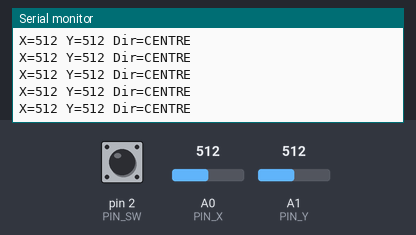
The sketch below on a simulated Arduino Uno, built with avr-gcc and run on an emulated ATmega328P. On the bench: the last lines printed to the serial monitor. Inputs (shaded band) come from the test bench; at power-on: A0 (PIN_X) = 512, A1 (PIN_Y) = 512, pin 2 (PIN_SW) HIGH.

Above: at 1.2 s.
1.3 s: A0 (PIN_X) set to 746
At 1.49 s:
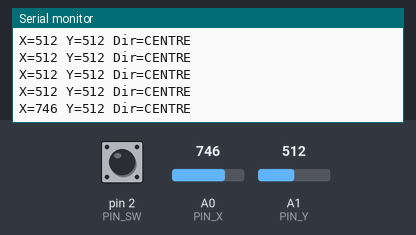
2.8 s: A0 (PIN_X) set to 764
At 2.99 s:
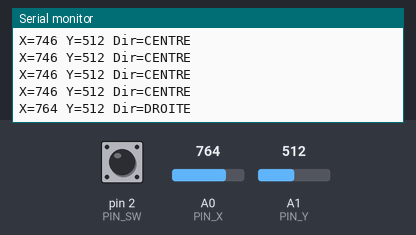
8.3 s: A1 (PIN_Y) set to 770
At 8.57 s:
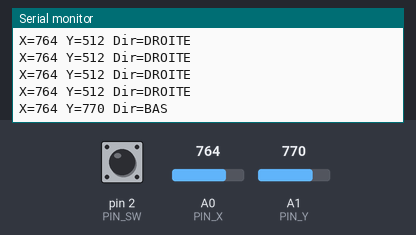
9.8 s: A1 (PIN_Y) set to 736
At 9.93 s:
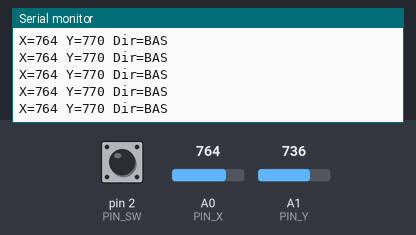

Measured:
- the behaviour switches between 752 and 753 on A0 (PIN_X) (found by bisection; images 1 and 2)
- after the input at 1.3 s, the serial monitor: prints a new line after 0.06 s (image 1)
- after the input at 2.8 s, the serial monitor: prints a new line after 0.06 s (image 2)
- after the input at 8.3 s, the serial monitor: prints a new line after 0.14 s (image 3)

The sketch:

16_Joystick_Analogique.ino
```cpp
/*
 * =====================================================================
 *  Arduino Lab Nexus v6.1.0 STABLE  -  Joystick analogique
 * =====================================================================
 *  Explication : Lecture des axes X/Y et du bouton d'un joystick KY-023.
 *  Carte       : Arduino UNO / Nano (ATmega328P) - compatible Mega
 *  Moniteur    : 9600 bauds
 *
 *  Câblage :
 *   Arduino 5V     -> Joystick +5V
 *   Arduino GND    -> Joystick GND
 *   Arduino A0     -> Joystick VRx
 *   Arduino A1     -> Joystick VRy
 *   Arduino D2     -> Joystick SW
 *
 *  Bibliothèques requises (arduino-cli lib install "...") : aucune
 * =====================================================================
 */
// @libs:

const uint8_t PIN_X = A0, PIN_Y = A1, PIN_SW = 2;
const int ZONE_MORTE = 60;               // ignore les petites variations au centre

const char* direction(int x, int y) {
  if (y < 512 - ZONE_MORTE * 4) return "HAUT";
  if (y > 512 + ZONE_MORTE * 4) return "BAS";
  if (x < 512 - ZONE_MORTE * 4) return "GAUCHE";
  if (x > 512 + ZONE_MORTE * 4) return "DROITE";
  return "CENTRE";
}

void setup() {
  pinMode(PIN_SW, INPUT_PULLUP);
  Serial.begin(9600);
  Serial.println(F("[16] Joystick pret"));
}

void loop() {
  int x = analogRead(PIN_X), y = analogRead(PIN_Y);
  bool appui = digitalRead(PIN_SW) == LOW;
  Serial.print(F("X=")); Serial.print(x);
  Serial.print(F(" Y=")); Serial.print(y);
  Serial.print(F(" Dir=")); Serial.print(direction(x, y));
  Serial.println(appui ? F(" [CLIC]") : F(""));
  delay(150);
}
```
